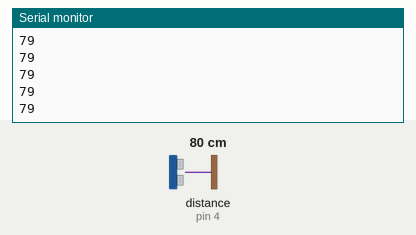
This sketch was run on a simulated Arduino Uno, built with avr-gcc and run on an emulated ATmega328P. Parts: the last lines printed to the serial monitor. Wiring (inferred from the names in the program): ultrasonic range finder: trigger pin 3; echo pin 4. The test bench sets the inputs (shaded band); at power-on: distance to the obstacle (sensor on pin 4) 80 cm. The echo pulse lasts 58.3 µs per cm.

Above: at 1.2 s.
1.3 s: distance to the obstacle (sensor on pin 4) set to 2 cm
At 1.9 s:
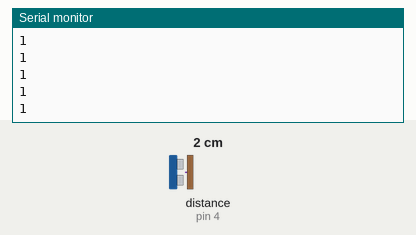
2.8 s: distance to the obstacle (sensor on pin 4) set to 4 cm
At 3.9 s:
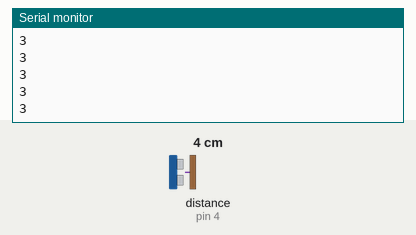
Timing chart, 0 to 5.8 s (numbered marks = the images above; inputs shaded):
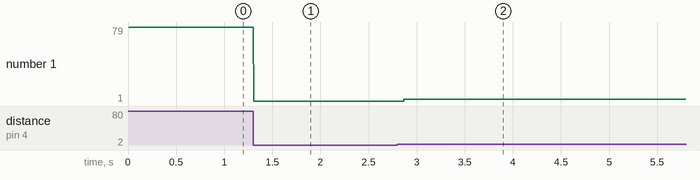

Measured:
- after the input at 1.3 s, the serial monitor: prints a new line at once (image 1)
- after the input at 2.8 s, the serial monitor: prints a new line after 0.07 s (image 2)
- plotted number 1: 79 → 1 after the input at 1.3 s, 1 → 3 after the input at 2.8 s

The sketch:

HC-SR04_ultrasonik_mesafe_sensoru.ino
```cpp
#define trig 3
#define echo 4
long sure,uzaklik;
void setup() {
  pinMode(echo,INPUT);
  pinMode(trig,OUTPUT);
  Serial.begin(9600);
}

void loop() {
  digitalWrite(trig,LOW);
  delayMicroseconds(2);
  digitalWrite(trig,HIGH);
   delayMicroseconds(10);
  digitalWrite(trig,LOW);

  sure=pulseIn(echo,HIGH);
  uzaklik=(sure/2)/29.154;
  Serial.println(uzaklik);


}
```
